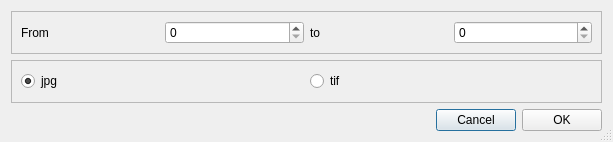
<?xml version="1.0" encoding="UTF-8"?>
<ui version="4.0">
 <class>FromToDialog</class>
 <widget class="QDialog" name="FromToDialog">
  <property name="windowModality">
   <enum>Qt::ApplicationModal</enum>
  </property>
  <property name="geometry">
   <rect>
    <x>0</x>
    <y>0</y>
    <width>613</width>
    <height>142</height>
   </rect>
  </property>
  <property name="windowTitle">
   <string>Select Range</string>
  </property>
  <property name="windowIcon">
   <iconset resource="../calibrationtool_resources.qrc">
    <normaloff>:/images/resource-files/icons/XMALab-Icon.png</normaloff>:/images/resource-files/icons/XMALab-Icon.png</iconset>
  </property>
  <property name="sizeGripEnabled">
   <bool>true</bool>
  </property>
  <property name="modal">
   <bool>true</bool>
  </property>
  <layout class="QGridLayout" name="gridLayout">
   <item row="3" column="0">
    <spacer name="horizontalSpacer">
     <property name="orientation">
      <enum>Qt::Horizontal</enum>
     </property>
     <property name="sizeHint" stdset="0">
      <size>
       <width>40</width>
       <height>20</height>
      </size>
     </property>
    </spacer>
   </item>
   <item row="3" column="1">
    <widget class="QPushButton" name="pushButton_Cancel">
     <property name="text">
      <string>Cancel</string>
     </property>
    </widget>
   </item>
   <item row="3" column="2">
    <widget class="QPushButton" name="pushButton_OK">
     <property name="text">
      <string>OK</string>
     </property>
    </widget>
   </item>
   <item row="1" column="0" colspan="3">
    <widget class="QFrame" name="frameFromTo">
     <property name="frameShape">
      <enum>QFrame::StyledPanel</enum>
     </property>
     <property name="frameShadow">
      <enum>QFrame::Raised</enum>
     </property>
     <layout class="QGridLayout" name="gridLayout_2">
      <item row="0" column="0">
       <widget class="QLabel" name="label">
        <property name="text">
         <string>From</string>
        </property>
       </widget>
      </item>
      <item row="0" column="1">
       <widget class="QSpinBox" name="spinBoxFrom"/>
      </item>
      <item row="0" column="2">
       <widget class="QLabel" name="label_2">
        <property name="text">
         <string>to</string>
        </property>
       </widget>
      </item>
      <item row="0" column="3">
       <widget class="QSpinBox" name="spinBoxTo"/>
      </item>
     </layout>
    </widget>
   </item>
   <item row="2" column="0" colspan="3">
    <widget class="QFrame" name="frameFormat">
     <property name="frameShape">
      <enum>QFrame::StyledPanel</enum>
     </property>
     <property name="frameShadow">
      <enum>QFrame::Raised</enum>
     </property>
     <layout class="QGridLayout" name="gridLayout_3">
      <item row="0" column="0">
       <widget class="QRadioButton" name="radioButtonJPG">
        <property name="text">
         <string>jpg</string>
        </property>
        <property name="checked">
         <bool>true</bool>
        </property>
       </widget>
      </item>
      <item row="0" column="1">
       <widget class="QRadioButton" name="radioButtonTIF">
        <property name="text">
         <string>tif</string>
        </property>
       </widget>
      </item>
     </layout>
    </widget>
   </item>
  </layout>
 </widget>
 <resources>
  <include location="../calibrationtool_resources.qrc"/>
 </resources>
 <connections/>
</ui>
